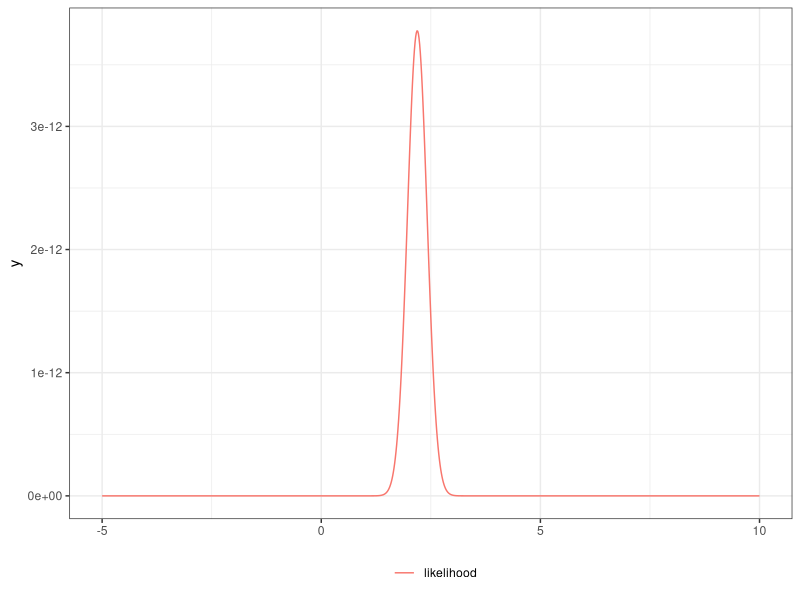
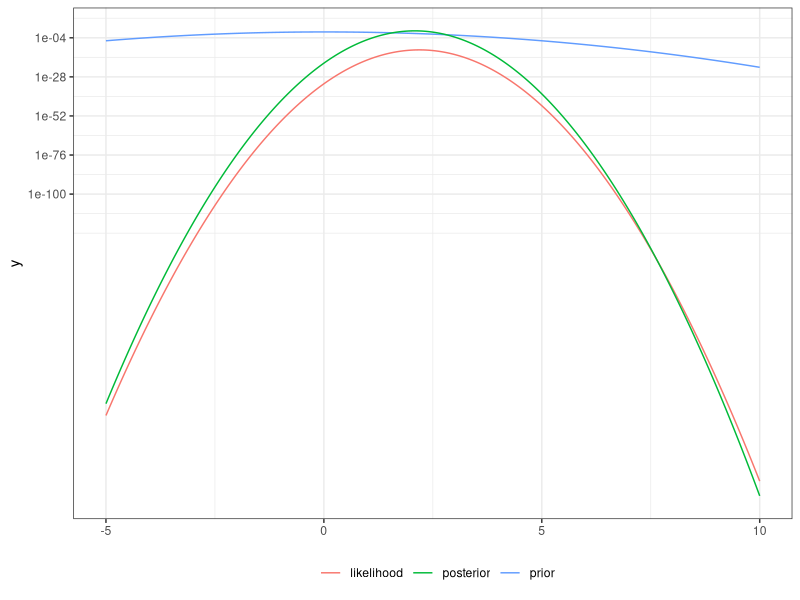

Write the R code that produced these figures, in order.
## ---- chunk 1
set.seed(1)
mu = 2
sigma = 1
n = 20
x = rnorm(n = n, mean = mu, sd = sigma)
xbar = mean(x)
se = sigma/sqrt(n)
CI_freq = xbar + se * qnorm(c(.025, .975))
print(CI_freq)
## ---- chunk 2
lik0 = function(mu) prod(dnorm(x = x , mean = mu, sd = 1))
lik = function(mu) 
  (2*pi*sigma^2)^(-n/2) * 
  exp(
    -1/(2*sigma^2) * 
      (sum(x^2) -2*mu *sum(x) + n *(mu^2)))
# llik2 = function(mu) dnorm(xbar, mean = mu, sd = se)
library(ggplot2)
ngraph = 1001
plot1 = ggplot() +
  geom_function(fun = lik, aes(col = "likelihood"), n = ngraph) +
  xlim(c(-5,10)) +
  theme_bw() +
  labs(col = "") +
  theme(legend.position = "bottom")
print(plot1)
## ---- chunk 3
mu_prior_mean = 0
mu_prior_sd = 1
mu_post_mean = n/(n+1) * xbar
mu_post_var = 1/(n+1)
mu_post_sd = sqrt(mu_post_var)
CI_bayes = qnorm(
  p = c(.025, .975),
  mean = mu_post_mean,
  sd = mu_post_sd
)
print(CI_bayes)
prior = function(mu) dnorm(mu, mean = mu_prior_mean, sd = mu_prior_sd)
posterior = function(mu) dnorm(mu, mean = mu_post_mean, sd = mu_post_sd)
plot2 = plot1 +
  geom_function(fun = prior, aes(col = "prior"), n = ngraph) +
  geom_function(fun = posterior, aes(col = "posterior"), n = ngraph) 
print(plot2 + scale_y_log10())

## ---- chunk 4
pr_in_CI = pnorm(
  CI_freq,
  mean = mu_post_mean,
  sd = mu_post_sd
) |> diff()
print(pr_in_CI)
